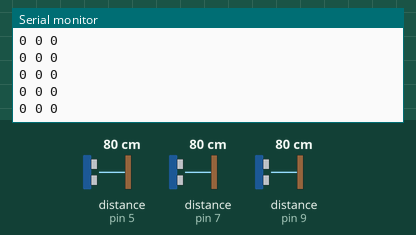
Bench run of a sketch on a simulated Arduino Uno, built with avr-gcc and run on an emulated ATmega328P. On the bench: the last lines printed to the serial monitor. The inputs (shaded band) are chosen by the test bench; at power-on: distance to the obstacle (sensors on pin 5, pin 7, pin 9) 80 cm. The echo pulse lasts 58.3 µs per cm.

Above: at 1.2 s.
1.3 s: distance to the obstacle (sensor on pin 5) set to 32 cm
At 2.3 s:
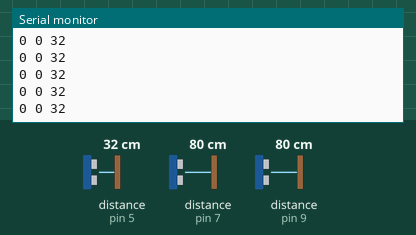
4.3 s: distance to the obstacle (sensor on pin 5) set to 2 cm
At 5.0 s:
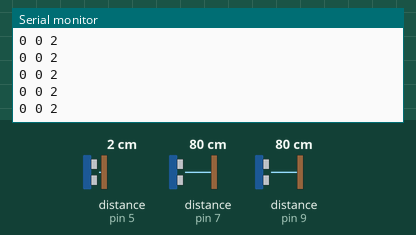
7.3 s: distance to the obstacle (sensor on pin 7) set to 2 cm
At 8.2 s:
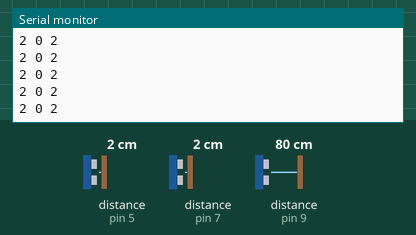
8.8 s: distance to the obstacle (sensor on pin 9) set to 2 cm
At 9.9 s:
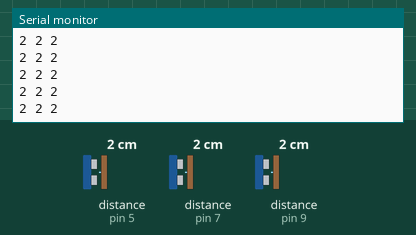
10.3 s: distance to the obstacle (sensor on pin 7) set to 4 cm
At 11.2 s:
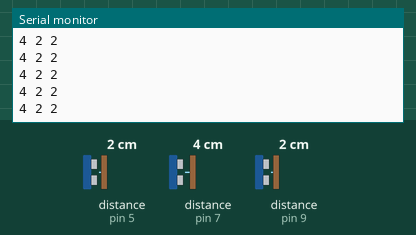
11.8 s: distance to the obstacle (sensor on pin 9) set to 4 cm
At 12.7 s:
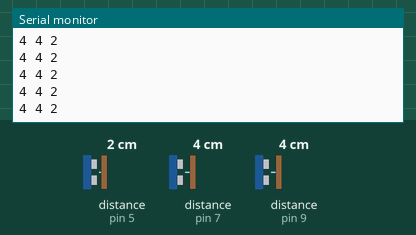
Timing chart, 0 to 14.3 s (numbered marks = the images above; inputs shaded):
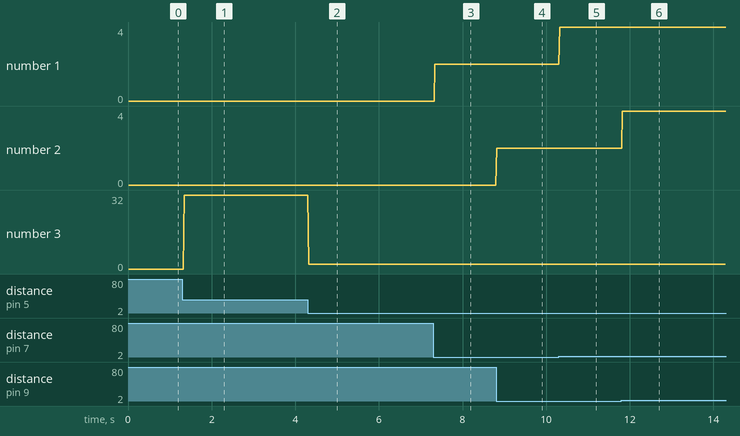

The sketch:

com.ino
```cpp
#include <SoftwareSerial.h>
#include <NewPing.h>

#define trig1 4
#define echo1 5
#define max_distance 35
#define obstacle_distance 50
#define trig2 8
#define echo2 9
#define trig3 6
#define echo3 7

NewPing sonarL(trig3, echo3, max_distance);
NewPing sonarR(trig1, echo1, max_distance);
NewPing sonarM(trig2, echo2, obstacle_distance);

SoftwareSerial mySerial(2, 3); // RX, TX


void setup() {
  Serial.begin(9600);
  mySerial.begin(9600);
  //mySerial.println("Hello, world");
}

void loop() { // run over and over
//mySerial.write(125);//delay(10);
//mySerial.write(101);//delay(10);
//mySerial.write(101);delay(30);return;

  unsigned int SL = sonarL.ping_cm();
  unsigned int SR = sonarR.ping_cm();
  unsigned int SM = sonarM.ping_cm();


  mySerial.write(125);
  mySerial.write(SM);
  mySerial.write(SL);
  mySerial.write(SR);
  delay(10);

 Serial.print(SL);
 Serial.print(' ');
 Serial.print(SM);
 Serial.print(' ');
 Serial.println(SR);

}
```

Measured:
- after the input at 1.3 s, the serial monitor: prints a new line at once (image 1)
- after the input at 4.3 s, the serial monitor: prints a new line at once (image 2)
- after the input at 7.3 s, the serial monitor: prints a new line at once (image 3)
- after the input at 8.8 s, the serial monitor: prints a new line at once (image 4)
- after the input at 10.3 s, the serial monitor: prints a new line at once (image 5)
- after the input at 11.8 s, the serial monitor: prints a new line at once (image 6)
- plotted number 1: 2 → 4 after the input at 10.3 s
- plotted number 3: 0 → 32 after the input at 1.3 s, 32 → 2 after the input at 4.3 s
